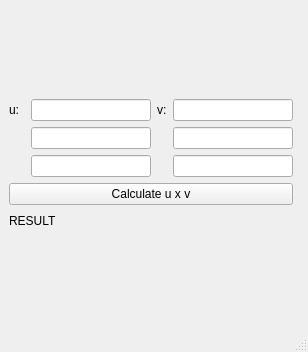
<?xml version="1.0" encoding="UTF-8"?>
<ui version="4.0">
 <class>Cross</class>
 <widget class="QMainWindow" name="Cross">
  <property name="geometry">
   <rect>
    <x>0</x>
    <y>0</y>
    <width>308</width>
    <height>352</height>
   </rect>
  </property>
  <property name="minimumSize">
   <size>
    <width>308</width>
    <height>352</height>
   </size>
  </property>
  <property name="windowTitle">
   <string>Cross Product Calculator</string>
  </property>
  <widget class="QWidget" name="centralwidget">
   <layout class="QGridLayout" name="gridLayout">
    <item row="7" column="0" colspan="5">
     <widget class="QPushButton" name="cross_pushButton">
      <property name="text">
       <string>Calculate u x v</string>
      </property>
     </widget>
    </item>
    <item row="2" column="4">
     <widget class="QLineEdit" name="v2_lineEdit">
      <property name="text">
       <string/>
      </property>
     </widget>
    </item>
    <item row="3" column="2">
     <widget class="QLineEdit" name="u3_lineEdit">
      <property name="text">
       <string/>
      </property>
     </widget>
    </item>
    <item row="1" column="3">
     <widget class="QLabel" name="v_label">
      <property name="text">
       <string>v:</string>
      </property>
     </widget>
    </item>
    <item row="9" column="0" colspan="6">
     <widget class="QWidget" name="result_widget" native="true">
      <layout class="QVBoxLayout" name="verticalLayout"/>
     </widget>
    </item>
    <item row="1" column="0">
     <widget class="QLabel" name="u_label">
      <property name="text">
       <string>u:</string>
      </property>
     </widget>
    </item>
    <item row="1" column="2">
     <widget class="QLineEdit" name="u1_lineEdit">
      <property name="text">
       <string/>
      </property>
     </widget>
    </item>
    <item row="8" column="0" colspan="6">
     <widget class="QLabel" name="log_label">
      <property name="maximumSize">
       <size>
        <width>16777215</width>
        <height>20</height>
       </size>
      </property>
      <property name="text">
       <string>RESULT</string>
      </property>
     </widget>
    </item>
    <item row="1" column="4">
     <widget class="QLineEdit" name="v1_lineEdit">
      <property name="text">
       <string/>
      </property>
     </widget>
    </item>
    <item row="3" column="4">
     <widget class="QLineEdit" name="v3_lineEdit">
      <property name="text">
       <string/>
      </property>
     </widget>
    </item>
    <item row="2" column="2">
     <widget class="QLineEdit" name="u2_lineEdit">
      <property name="text">
       <string/>
      </property>
     </widget>
    </item>
    <item row="0" column="2">
     <widget class="QWidget" name="u_widget" native="true">
      <layout class="QVBoxLayout" name="verticalLayout_2"/>
     </widget>
    </item>
    <item row="0" column="4">
     <widget class="QWidget" name="v_widget" native="true">
      <layout class="QVBoxLayout" name="verticalLayout_3"/>
     </widget>
    </item>
   </layout>
  </widget>
  <widget class="QMenuBar" name="menubar">
   <property name="geometry">
    <rect>
     <x>0</x>
     <y>0</y>
     <width>308</width>
     <height>22</height>
    </rect>
   </property>
  </widget>
  <widget class="QStatusBar" name="statusbar"/>
 </widget>
 <resources/>
 <connections/>
</ui>
